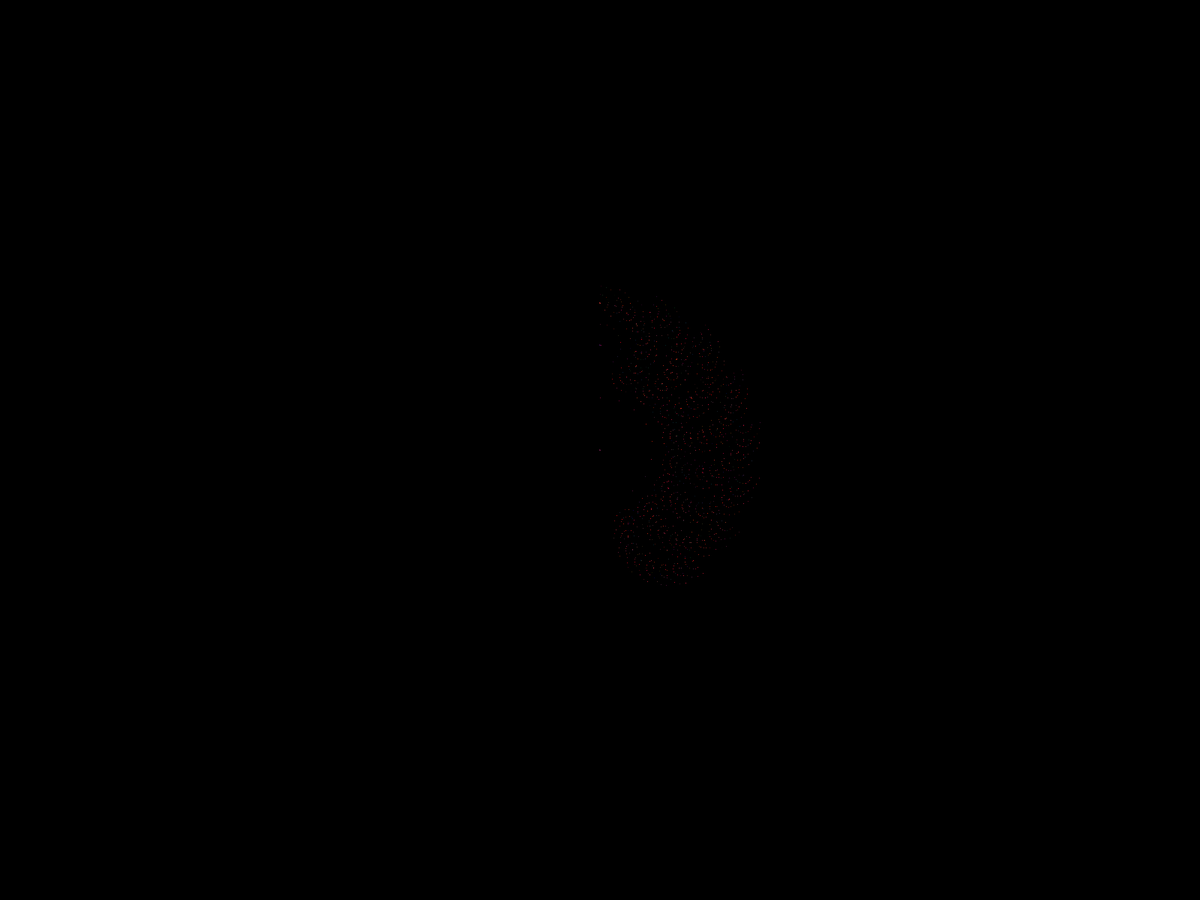
Frame 1 (no input)
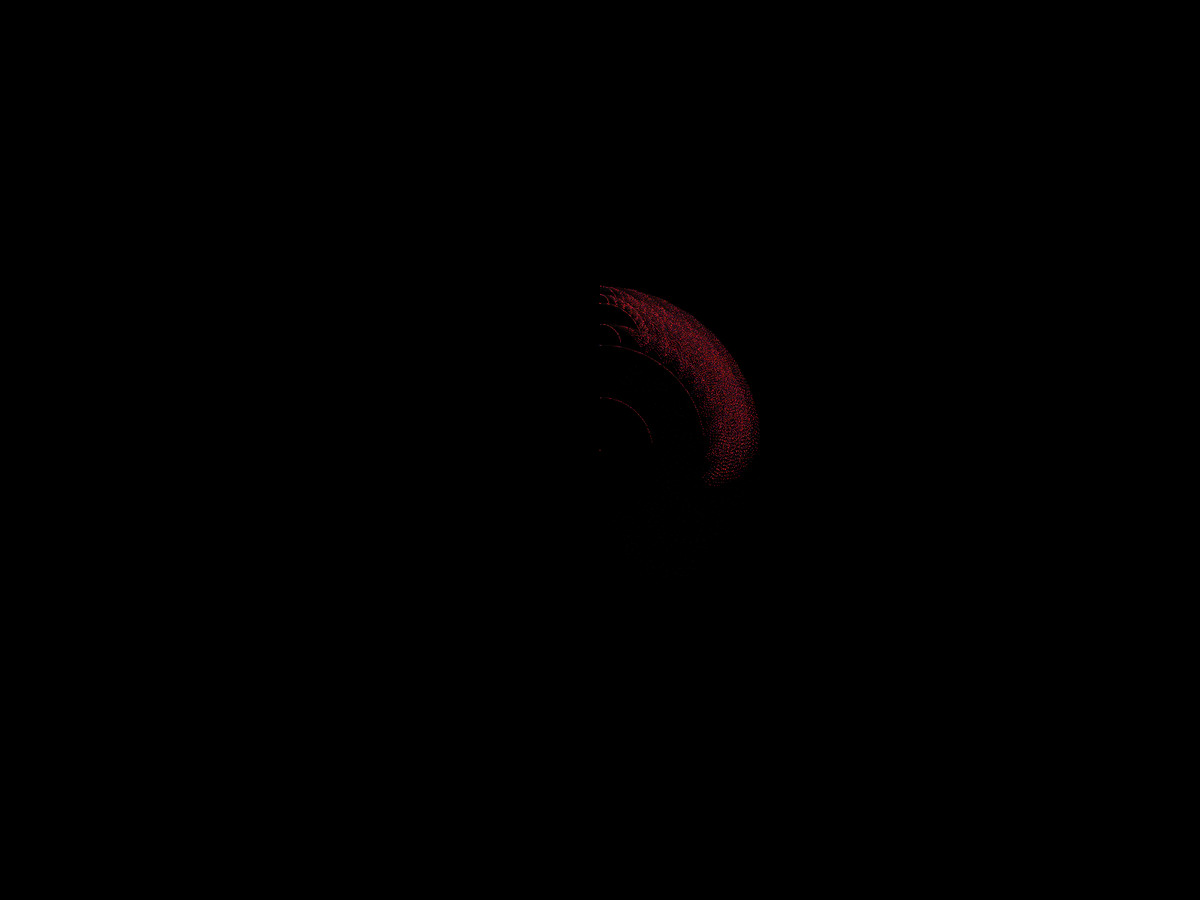
Frame 60 (the mouse pressed at the canvas centre just before this capture)
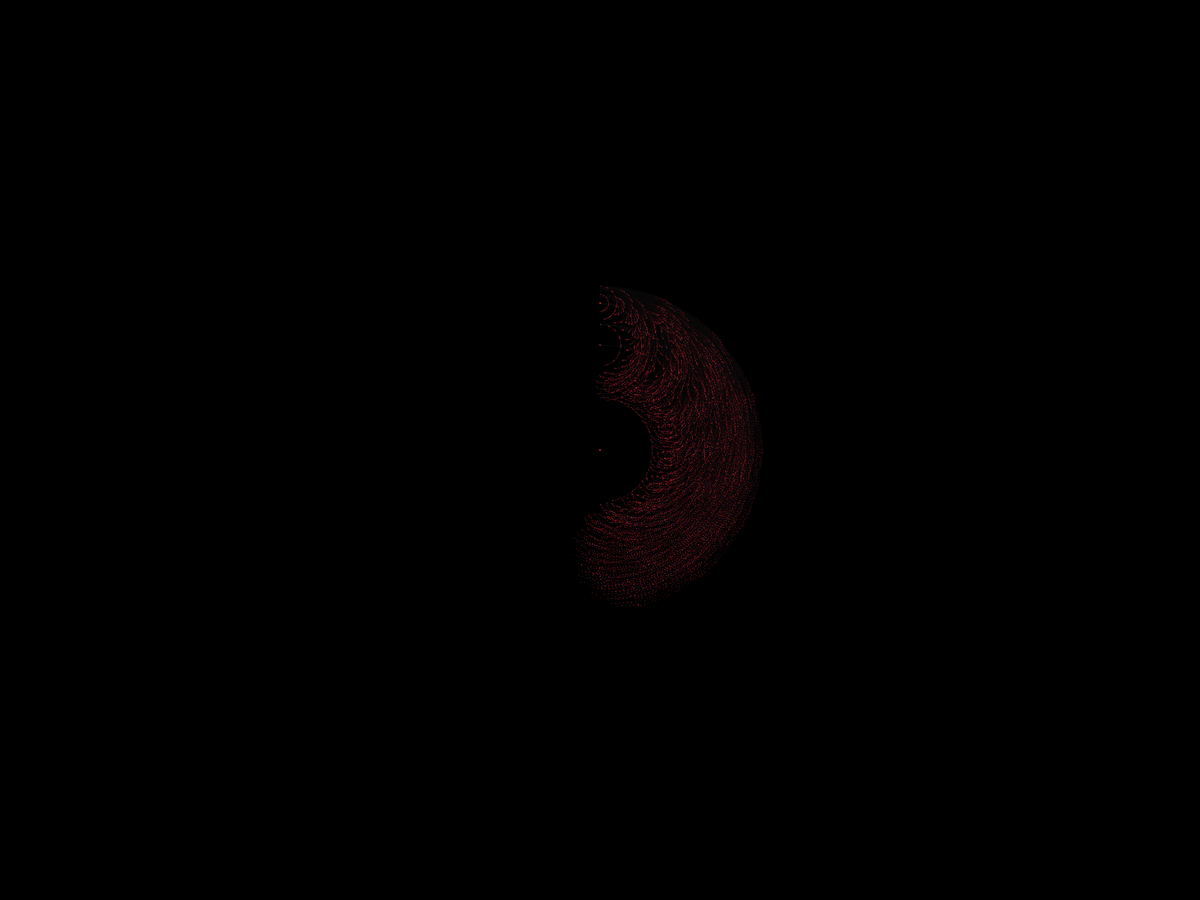
Frame 120 (the mouse held since frame 60 and released just before this capture)

The Processing sketch that drew these frames (run headless with seeded random() and noise(); from frame 60 on, the mouse is pressed at the canvas centre):

// Processing sketch: Glitter
// ── Glitter.pde

float theta;   
float a = 380f;
int c=355;


void setup() {
  fullScreen();
  smooth();
  background(0);
  //strokeWeight(3);
}
void draw() {

  fill(0x10000000);
  noStroke();
  rect(0f, 0f, width, height);
  noFill();
  
  //background(0);
  for (int i = 0; i < 1; i++) {
    cycle();
  }
}

private void cycle() {

  stroke(255);
  theta = radians(a);
  translate(width/2, height/2);
  branch(350);
  a += 0.2f;
  //println(a);
  stroke(random(255), random(255), random(255));
  if (a >= 360f) {
    a = 0f;
  }
}

void branch(float h) {
  h *= 0.4f;
  stroke(random(255), random(55), random(80f), 255f);

  for (int i = 0; i < 8; i = i+1) {

    if (h > 16f) {

      pushMatrix();  
      rotate(theta*i); 
      //line(0, 0, random(2), -h);
      point(0f, 0f);
      point(random(2f), -h / 2f);
      point(random(2f), -h);
      translate(0, -h); 
      branch(h-i);      
      popMatrix();
    }
  }
}
